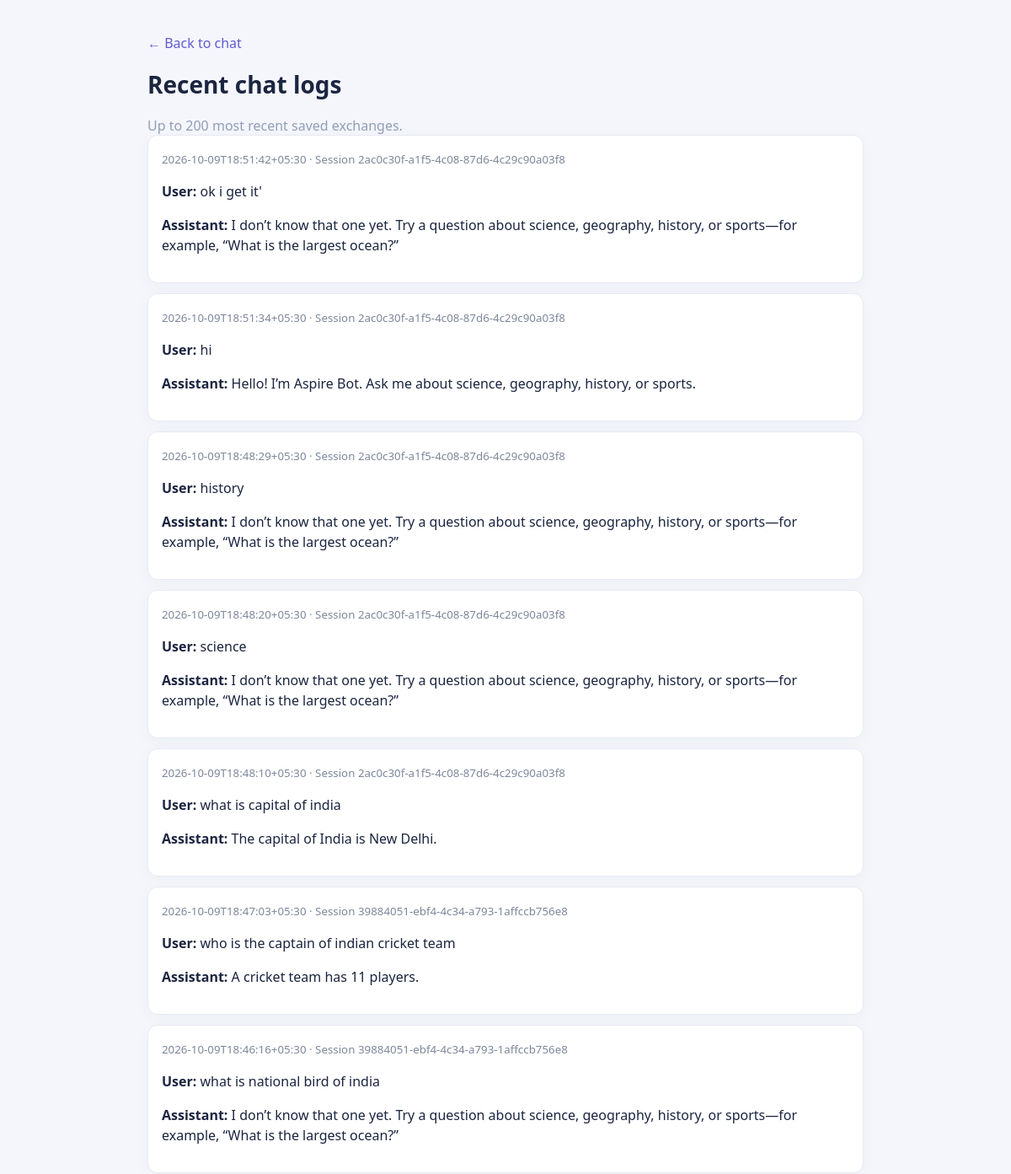
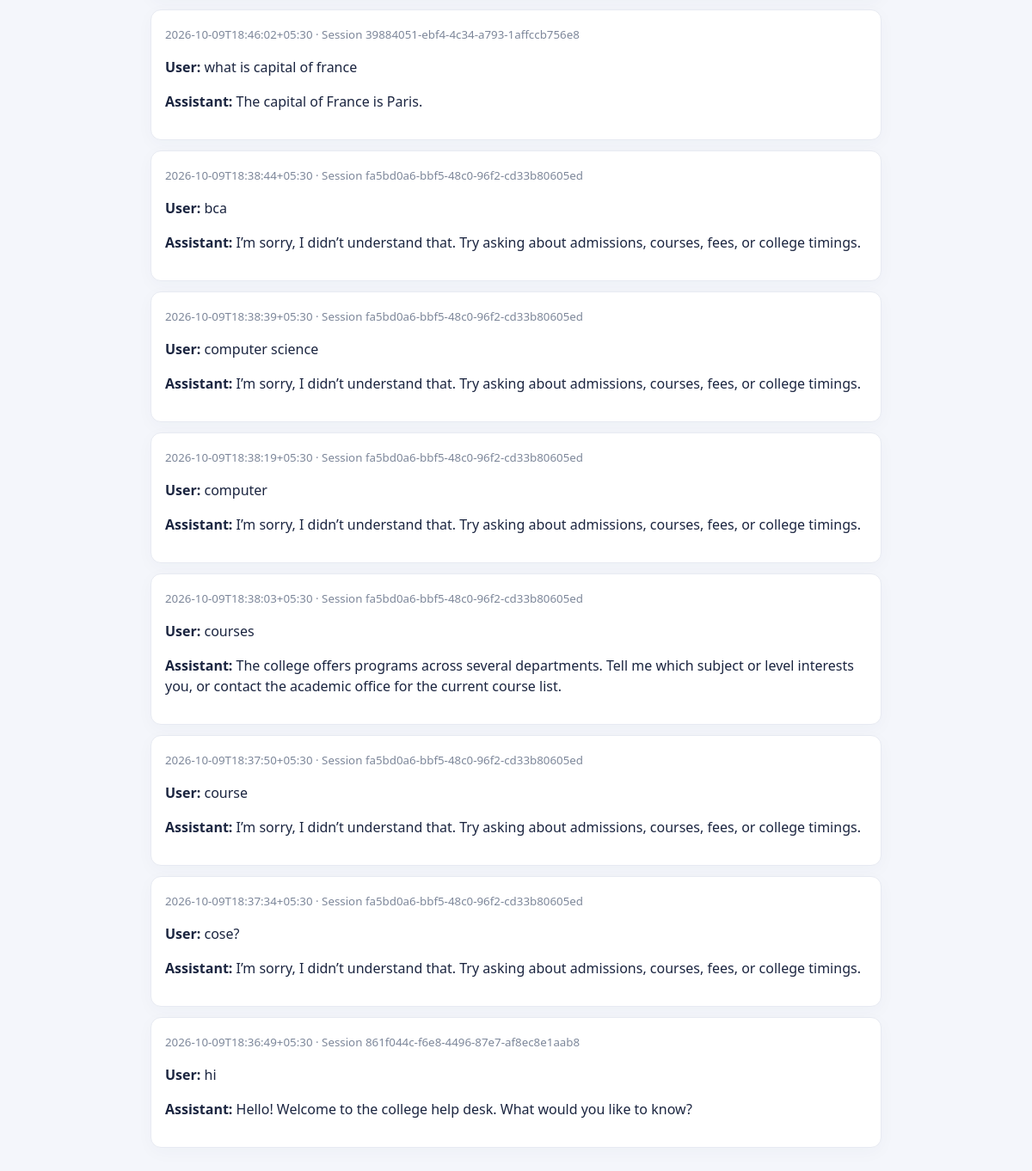
The page /admin on the database its author committed (2 pictures, top to bottom).
### tables this page shows
CREATE TABLE messages (
            id INTEGER PRIMARY KEY AUTOINCREMENT,
            session_id TEXT NOT NULL,
            user_message TEXT NOT NULL,
            bot_response TEXT NOT NULL,
            created_at TEXT NOT NULL
        );

### app.py (the view)
@app.get("/admin")
def admin():
    return render_template("admin.html", messages=get_messages(limit=200))

### database.py (called while the page is built)
def connect():
    connection = sqlite3.connect(DATABASE_FILE)
    connection.row_factory = sqlite3.Row
    return connection

def get_messages(session_id=None, limit=200):
    with connect() as connection:
        if session_id:
            rows = connection.execute(
                "SELECT user_message, bot_response, created_at FROM messages WHERE session_id = ? ORDER BY id",
                (session_id,),
            ).fetchall()
        else:
            rows = connection.execute(
                "SELECT session_id, user_message, bot_response, created_at FROM messages ORDER BY id DESC LIMIT ?",
                (limit,),
            ).fetchall()
    return [dict(row) for row in rows]

### templates/admin.html
<!doctype html>
<html lang="en"><head><meta charset="utf-8"><meta name="viewport" content="width=device-width, initial-scale=1"><title>Saved chat logs</title><link rel="stylesheet" href="{{ url_for('static', filename='css/style.css') }}"></head>
<body class="admin-page"><main class="admin-wrap"><a href="/">← Back to chat</a><h1>Recent chat logs</h1><p class="muted">Up to 200 most recent saved exchanges.</p>
{% if messages %}<div class="log-list">{% for item in messages %}<article class="log-card"><small>{{ item.created_at }} · Session {{ item.session_id }}</small><p><b>User:</b> {{ item.user_message }}</p><p><b>Assistant:</b> {{ item.bot_response }}</p></article>{% endfor %}</div>{% else %}<p>No saved messages yet. Start a conversation first.</p>{% endif %}</main></body></html>

### static/css/style.css (style rules this page uses)
:root { font-family:'Segoe UI',Arial,sans-serif;color:#1b2540;background:#f4f6fb;font-synthesis:none }
* { box-sizing:border-box }
body { margin:0;min-height:100vh }
.muted { color:#929db6;margin:0 }
.admin-page { padding:40px 20px }
.admin-wrap { max-width:850px;margin:auto }
.admin-wrap>a { color:#655bd1;text-decoration:none }
.admin-wrap h1 { font-weight:800;font-size:28px }
.log-list { display:grid;gap:12px }
.log-card { background:#fff;border:1px solid #e7eaf2;border-radius:12px;padding:16px;box-shadow:0 5px 20px #25335a08 }
.log-card small { color:#7d879a }
.log-card p { line-height:1.5;overflow-wrap:anywhere }

### rows shown on the page
messages: created_at "2026-10-09T18:51:42+05:30", session_id "2ac0c30f-a1f5-4c08-87d6-4c29c90a03f8", user_message "ok i get it'", bot_response "I don’t know that one yet. Try a question about science, geography, history, or sports—for example, “What is the largest ocean?”"
messages: created_at "2026-10-09T18:51:34+05:30", session_id "2ac0c30f-a1f5-4c08-87d6-4c29c90a03f8", user_message "hi", bot_response "Hello! I’m Aspire Bot. Ask me about science, geography, history, or sports."
messages: created_at "2026-10-09T18:48:29+05:30", session_id "2ac0c30f-a1f5-4c08-87d6-4c29c90a03f8", user_message "history", bot_response "I don’t know that one yet. Try a question about science, geography, history, or sports—for example, “What is the largest ocean?”"
messages: created_at "2026-10-09T18:48:20+05:30", session_id "2ac0c30f-a1f5-4c08-87d6-4c29c90a03f8", user_message "science", bot_response "I don’t know that one yet. Try a question about science, geography, history, or sports—for example, “What is the largest ocean?”"
messages: created_at "2026-10-09T18:48:10+05:30", session_id "2ac0c30f-a1f5-4c08-87d6-4c29c90a03f8", user_message "what is capital of india", bot_response "The capital of India is New Delhi."
messages: created_at "2026-10-09T18:47:03+05:30", session_id "39884051-ebf4-4c34-a793-1affccb756e8", user_message "who is the captain of indian cricket team", bot_response "A cricket team has 11 players."
messages: created_at "2026-10-09T18:46:16+05:30", session_id "39884051-ebf4-4c34-a793-1affccb756e8", user_message "what is national bird of india", bot_response "I don’t know that one yet. Try a question about science, geography, history, or sports—for example, “What is the largest ocean?”"
messages: created_at "2026-10-09T18:46:02+05:30", session_id "39884051-ebf4-4c34-a793-1affccb756e8", user_message "what is capital of france", bot_response "The capital of France is Paris."
messages: created_at "2026-10-09T18:38:44+05:30", session_id "fa5bd0a6-bbf5-48c0-96f2-cd33b80605ed", user_message "bca", bot_response "I’m sorry, I didn’t understand that. Try asking about admissions, courses, fees, or college timings."
messages: created_at "2026-10-09T18:38:39+05:30", session_id "fa5bd0a6-bbf5-48c0-96f2-cd33b80605ed", user_message "computer science", bot_response "I’m sorry, I didn’t understand that. Try asking about admissions, courses, fees, or college timings."
messages: created_at "2026-10-09T18:38:19+05:30", session_id "fa5bd0a6-bbf5-48c0-96f2-cd33b80605ed", user_message "computer", bot_response "I’m sorry, I didn’t understand that. Try asking about admissions, courses, fees, or college timings."
messages: created_at "2026-10-09T18:38:03+05:30", session_id "fa5bd0a6-bbf5-48c0-96f2-cd33b80605ed", user_message "courses", bot_response "The college offers programs across several departments. Tell me which subject or level interests you, or contact the academic office for the current course list."
messages: created_at "2026-10-09T18:37:50+05:30", session_id "fa5bd0a6-bbf5-48c0-96f2-cd33b80605ed", user_message "course", bot_response "I’m sorry, I didn’t understand that. Try asking about admissions, courses, fees, or college timings."
messages: created_at "2026-10-09T18:37:34+05:30", session_id "fa5bd0a6-bbf5-48c0-96f2-cd33b80605ed", user_message "cose?", bot_response "I’m sorry, I didn’t understand that. Try asking about admissions, courses, fees, or college timings."
messages: created_at "2026-10-09T18:36:49+05:30", session_id "861f044c-f6e8-4496-87e7-af8ec8e1aab8", user_message "hi", bot_response "Hello! Welcome to the college help desk. What would you like to know?"
